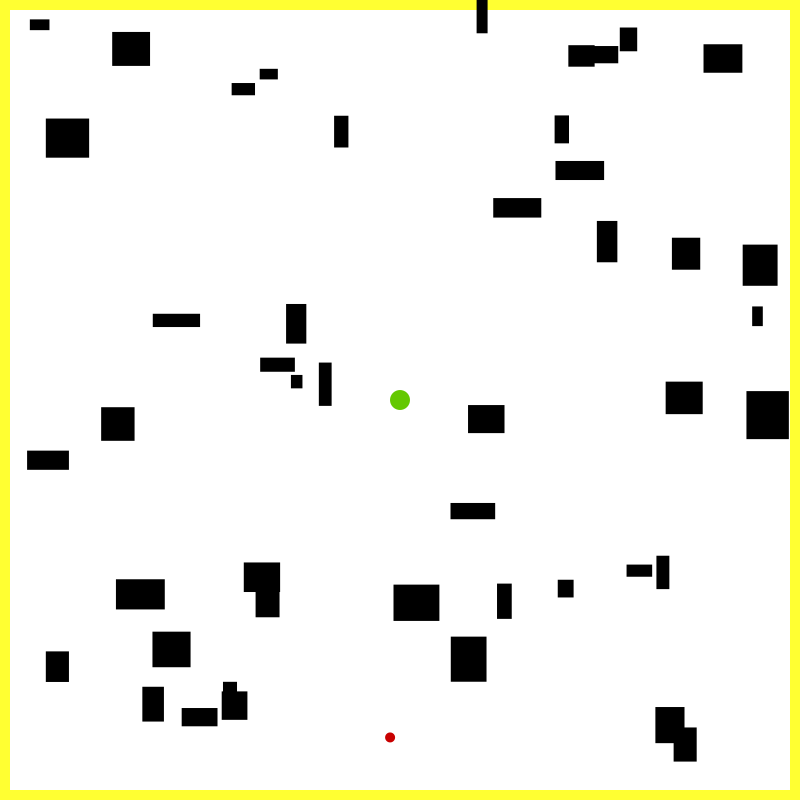
Frame 1 (no input)
Frame 60 (the mouse pressed at the canvas centre just before this capture): identical to frame 1, image omitted
Frame 120 (the mouse held since frame 60 and released just before this capture): identical to frame 1, image omitted

The Processing sketch that drew this single still picture (run headless with seeded random() and noise(); from frame 60 on, the mouse is pressed at the canvas centre):

// Processing sketch: hotlinejava
// ── hotlinejava.pde
import java.util.*;

Player p;
Enemy[] enemies = new Enemy[1];
Barrier[] walls = new Barrier[50];

void setup(){
   size(800,800);
   p = new Player();
   enemies[0] = new Enemy(30,30,50,50);
   walls[0]= new Barrier(width/2,5,800,10);
   walls[1]= new Barrier(width/2,795,800,10);
   walls[2]= new Barrier(5,height/2,10,800);
   walls[3]= new Barrier(795,height/2,10,800);
   for (int i=0;i<4;i++){
     walls[i].setColor(255,255,50);
   }
   for (int i=4;i<walls.length;i++){
     float xcor=random(800);
     float ycor=random(800);
     float w=random(10,50);
     float l=random(10,50);
     walls[i] = new Barrier(xcor,ycor,w,l);
     walls[i].draw();
   }
   for (int i=0;i<enemies.length;i++){
     float xcor=random(790);
     float ycor=random(790);
     enemies[i]=new Enemy(xcor,ycor,xcor+10,ycor+10);
     while (wallCollision(enemies[i].getCoors())){
       xcor=random(760);
       ycor=random(760);
       enemies[i]=new Enemy(xcor,ycor,xcor+40,ycor+40);
     }
  }
}

boolean collision(float[] a, float[] b){
  //coor[0] = left wall, coor[1] = top wall, coor[2] = right wall, coor[3] = bottom wall
  return a[2] > b[0] && a[3] > b[1] && b[2] > a[0] && b[3] > a[1];
  // return bBoxRight > aBoxLeft && bBoxBottom > aBoxTop && aBoxRight > bBoxLeft && aBoxBottom > bBoxTop;
}

boolean wallCollision(float[] a){
  boolean collision=false;
  for (Barrier wall : walls){
    float[] b = wall.getCoors();
    if (a[2] > b[0] && a[3] > b[1] && b[2] > a[0] && b[3] > a[1]){
      collision=true;
    }
  }
  return collision;
}


boolean playerCollision(float[] a){
  float[] b = p.getCoors();
  return a[2] > b[0] && a[3] > b[1] && b[2] > a[0] && b[3] > a[1];
}

class Barrier{
    float[] coor = new float[4];
    color c;
    void draw(){
      rectMode(CORNERS);
      fill(c);
      rect(coor[0],coor[1],coor[2],coor[3]);
    }
    Barrier(float x,float y, float w, float l){
      c = color(0,0,0);
      coor[0]=x-(w/2);
      coor[1]=y-(l/2);
      coor[2]=x+(w/2);
      coor[3]=y+(l/2);
    }
    void setColor(int r, int g,int b){
      c = color(r,g,b);
    }
    float[] getCoors(){
      return coor;
    }
}

class Player{
    float[] coor = new float[4];
    color c;
    float speed;
    Player(){
      coor[0]=(width/2)-10;
      coor[1]=(height/2)-10;
      coor[2]=(width/2)+10;
      coor[3]=(height/2)+10;
      c = color(100,200,0);
      speed=3;
    }
    float getSpeed(){
      return speed;
    }
    void setxcor(float x){
      coor[0]+=x;
      coor[2]+=x;
    }
    void setycor(float y){
      coor[1]+=y;
      coor[3]+=y;
    }    
    float[] getCoors(){
      return coor;
    }
    void setColor(int r, int g, int b){
      c = color(r,g,b);
    }
    void draw(){
      ellipseMode(CORNERS);
      noStroke();
      fill(c);
      ellipse(coor[0],coor[1],coor[2],coor[3]);
    }    
}

class Enemy extends Player{
  Enemy(float x1,float y1,float x2,float y2){
    coor[0]=x1;
    coor[1]=y1;
    coor[2]=x2;
    coor[3]=y2;
    c = color(200,0,0);
  }
  void move(float x, float y){
    setxcor(x);
    setycor(y);
  }
  void setCoors(float[] c){
    coor=c;
  }
}

class coordinate{
  float priority;
  coordinate last;
  float[] coor = new float[4];
  coordinate(float[] c, float p, coordinate l){
    coor=c;
    priority=p;
    last=l;
  }
  coordinate(float[] c, coordinate l){
    coor=c;
    last=l;
  }
  void setPriority(float p){
    priority=p;
  }
  float getpriority(){
    return priority;
  }
  float[] getCoors(){
    return coor;
  }
  coordinate getLast(){
    return last;
  }
  void move(float x, float y){
    coor[0]+=x;
    coor[2]+=x;
    coor[1]+=y;
    coor[3]+=y;
  }
}

float distance(float[] coors){
  float[] pcoors = p.getCoors();
  return sqrt(sq(coors[0]-pcoors[0])+sq(coors[0]-pcoors[0]));
}

class frontier{
  LinkedList<coordinate> path = new LinkedList<coordinate>();
  frontier(coordinate coor){
    path.add(coor);
  }
  void add(coordinate coor){
    boolean inserted=false;
    for (int i=0;i<path.size();i++){
      if (((coordinate)path.get(i)).getpriority()>coor.getpriority()){
        path.add(i,coor);
        inserted=true;
      }
    }
    if (!inserted){
      path.addLast(coor);
    }
  }
  coordinate pop(){
    return path.remove();
  }
  boolean empty(){
    return path.isEmpty();
  }
}

void moveEnemies(){
  for (Enemy e : enemies){
    println(e.getCoors());
    frontier path = new frontier(new coordinate(e.getCoors(),distance(e.getCoors()),null));
    coordinate ans=null;
    coordinate temp, x1, x2, y1, y2;
    while (!path.empty()){
      temp=path.pop();
      println(path.empty());
      if (playerCollision(temp.getCoors())){
        ans=temp;
        println("!");
        break;
      }
      println("1");
      x1 = new coordinate(temp.getCoors(),temp);
      println(x1.getCoors());
      x1.move(1,0);
      x1.setPriority(distance(x1.getCoors()));
      println(x1.getCoors());
      path.add(x1);
      
       println("4");
      y1 = new coordinate(temp.getCoors(),temp);
      y1.move(0,1);
      y1.setPriority(distance(y1.getCoors()));
      path.add(y1);
      println("5");
      x2 = new coordinate(temp.getCoors(),temp);
      x2.move(-1,0);
      x2.setPriority(distance(x2.getCoors()));
      path.add(x2);
      println("6");
      y2 = new coordinate(temp.getCoors(),temp);
      y2.move(0,-1);
      y2.setPriority(distance(y2.getCoors()));
      path.add(y2);
      println("7");
    }
    println("10");
    coordinate tmp1=null;
    while (ans.getLast()!=null){
      tmp1=ans;
      ans=ans.getLast();
    }
    e.setCoors(tmp1.getCoors());
  }
}

void draw(){
    background(255);  
    p.draw();
    p.setColor(100,200,0);    
    for (Barrier wall : walls){
      wall.draw();
    }
     p.setColor(100,200,0);    
    for (Enemy e : enemies){
      e.draw();
    }
    if (keyPressed){
      keyPressed();
      moveEnemies();
    }
}

void keyPressed(){
        boolean collision=false;
        float speed = p.getSpeed();
        float reverse=speed;
        boolean vertical=false;
        if (key == 'a' || key == 'A' || key == LEFT){
          p.setxcor(speed*-1);
        }
        if (key == 'w' || key == 'W' || key == UP){
          vertical=true;
          p.setycor(speed*-1);
        }
        if (key == 's' || key == 'S' || key == DOWN){
          vertical=true;
          reverse=(speed*-1);
          p.setycor(speed);  
        }
        if (key == 'd' || key == 'D' || key == RIGHT){
          reverse=(speed*-1);
          p.setxcor(speed);
        }
        float[] coor = p.getCoors();
        for (Barrier wall : walls){
          if (collision(coor,wall.getCoors())){
            if (vertical) p.setycor(reverse);
            else p.setxcor(reverse);
          }
        }
}
